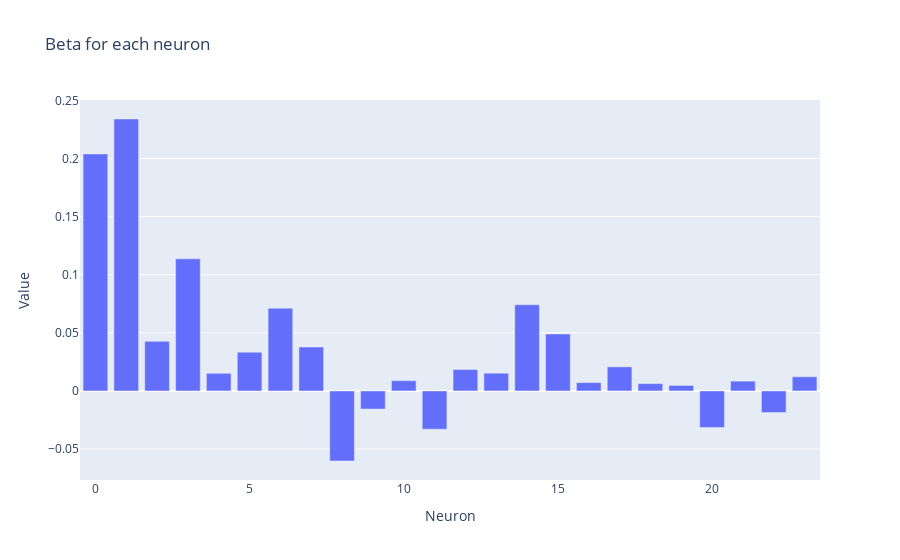

The cell this chart's notebook holds for it:
### Markdown cell above
## Enoding

### Code cell
clfs = [linear_model.PoissonRegressor() for _ in range(D)]
X_test_hat = np.zeros((X_test.shape[0], D))

# add a dimension to Y_train and Y_test
Y_train_dim = Y_train[:, np.newaxis]
Y_test_dim = Y_test[:, np.newaxis]
for d in range(D):
    clfs[d].fit(Y_train_dim, X_train[:, d])
    X_test_hat[:, d] = clfs[d].predict(Y_test_dim)

betas = [float(clfs[d].coef_) for d in range(D)]

print(f'MSE: {mean_squared_error(X_test, X_test_hat)}')
print(f"beta: {betas}")
# Plot the betas using plotly
fig = go.Figure()
fig.add_trace(go.Bar(x=np.arange(D), y=betas))
fig.update_layout(
    xaxis_title="Neuron",
    yaxis_title="Value",
    title="Beta for each neuron"
)
fig.show()

### Figure 1 — Plotly figure (JSON) as saved in the notebook; plotly's stock layout.template omitted (floating-point values rounded to 4 significant figures)
{"data": [{"type": "bar", "x": [0, 1, 2, 3, 4, 5, 6, 7, 8, 9, 10, 11, 12, 13, 14, 15, 16, 17, 18, 19, 20, 21, 22, 23], "y": [0.204, 0.2341, 0.04269, 0.1137, 0.01519, 0.03337, 0.07119, 0.03783, -0.0603, -0.01558, 0.008825, -0.03295, 0.01843, 0.01528, 0.07418, 0.04905, 0.007159, 0.02072, 0.006296, 0.00472, -0.03157, 0.008444, -0.01855, 0.0122]}], "layout": {"title": {"text": "Beta for each neuron"}, "xaxis": {"title": {"text": "Neuron"}}, "yaxis": {"title": {"text": "Value"}}}}
